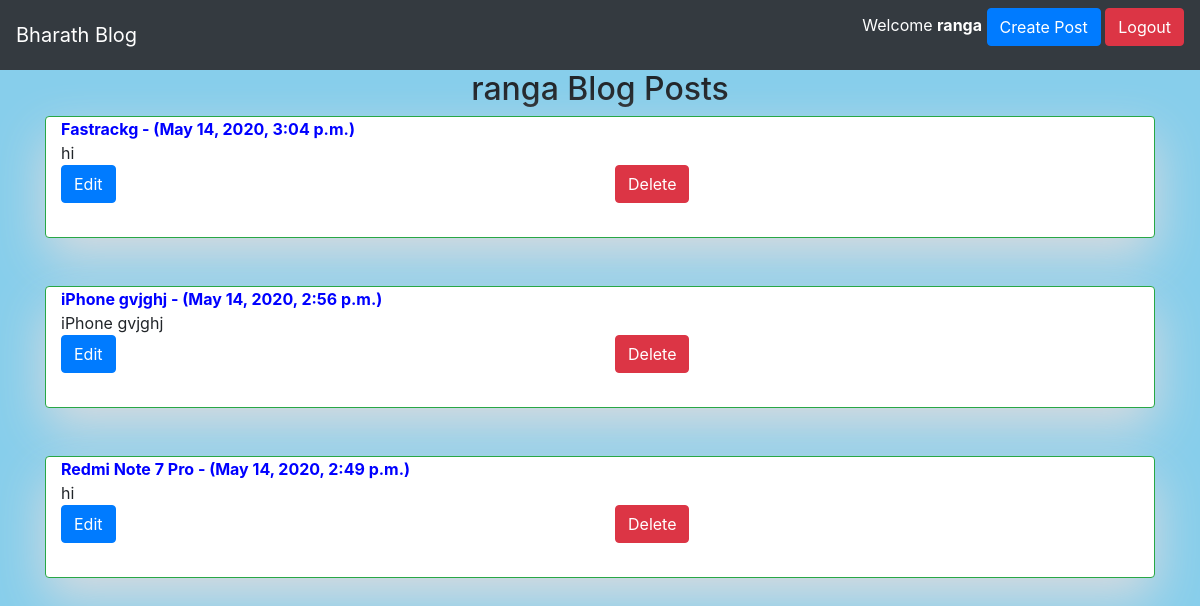
Screenshot of / (signed in) with the database file from the repository.
### posts/models.py (models this page shows, shortened)
class Post(models.Model):
	author = models.ForeignKey(User, on_delete=models.CASCADE, default=None)
	title = models.CharField(max_length=100)
	description = models.TextField(max_length=500)
	updated = models.DateTimeField(auto_now=True, auto_now_add=False)
	timestamp = models.DateTimeField(auto_now=False, auto_now_add=True)
	def __str__(self):
		return self.title

### posts/views.py (the view)
# urls.py: 2. Add a URL to urlpatterns:  path('', views.home, name='home')
@login_required(login_url='/not_logged_in')
def home(request):
	user = request.user
	if request.user.is_authenticated:
		posts_list = Post.objects.filter(author=user).order_by('-timestamp')
	else:
		posts_list = Post.objects.all()[::-1]
	print(posts_list)
	page = request.GET.get('page', 1)
	paginator = Paginator(posts_list, 5)
	try:
		posts = paginator.page(page)
	except PageNotAnInteger:
		posts = paginator.page(1)
	except EmptyPage:
		posts = paginator.page(paginator.num_pages)
	context = {'posts': posts, 'user':user}
	return render(request, 'home.html', context=context)

### templates/home.html (shortened to what this page needs)
{% extends 'base.html' %}
	{% block content %}
		<h2 class="text-center">{{ user }} Blog Posts</h2>
		{% if posts %}
			{% for post in posts %}
				<div class="card border-success container">
					<b style="color: blue;">{{ post.title }} - ({{ post.timestamp }})</b>
					{% if post.description|length < 360 %}
						{{ post.description }}
					{% else %}
						{{ post.description|truncatechars:360 }}
						<a href="post/{{post.id}}" class="btn btn-sm btn-info">Read More</a>
					<br>
					{% endif %}
					<div class="row">
						<div class="col-md-6">
							<a href="post/{{post.id}}/edit/" class="btn btn-primary" type="submit">Edit</a>
						</div><br><br>
						<div class="col-md-6">
							<a href="post/{{post.id}}/delete/" class="btn btn-danger" type="submit">Delete</a>
						</div>
					</div></b> <br>
				</div><br>
				<br>
			{% endfor %}
		{% else %}
				<h3>No Blog Posts. Please create one.</h3>
		{% endif %}
		<br><br>
	{% endblock %}

### templates/base.html (shortened to what this page needs)
<!DOCTYPE html>
<html>
<head>
	<link rel="stylesheet" href="https://maxcdn.bootstrapcdn.com/bootstrap/4.0.0/css/bootstrap.min.css">
	<link rel="stylesheet" href="https://stackpath.bootstrapcdn.com/font-awesome/4.7.0/css/font-awesome.min.css" />
</head>
<body class="bg-color">
	<nav class="navbar navbar-dark bg-dark navbar-toggle">
  			<a class="navbar-brand" href="/">Bharath Blog</a>
  			{% if user.is_authenticated %}
  				<p style="color: white;">
	  				Welcome <b>{{user}}</b>
	  				<a href="/create" class="btn btn-primary">Create Post</a>
	  			  	<a class="btn btn-danger" href="/accounts/logout/">Logout</a>
	  			</p>
  			{% else %}
  				<a class="navbar-brand float-right" href="/accounts/google/login/?process=login">Welcome to Blog (Login with Google <i class="fa fa-google"></i>)</a>
  			{% endif %}
	</nav>
	<div class="container">
		{% block content %}{% endblock content %}
	</div>
</body>
</html>

### templates/base.html (style rules this page uses)
.bg-color { background: skyblue; }
.card { background: white; border-radius: 4px; box-shadow: 0px 20px 50px #D9DBDF; -webkit-transition: all 0.3s ease; -o-transition: all 0.3s ease; transition: all 0.3s ease; }

### rows the page displays
Post: title "Fastrackg", timestamp "May 14, 2020, 3:04 p.m.", description "hi"
Post: title "iPhone gvjghj", timestamp "May 14, 2020, 2:56 p.m.", description "iPhone gvjghj"
Post: title "Redmi Note 7 Pro", timestamp "May 14, 2020, 2:49 p.m.", description "hi"

### other values shown
{{ user }} "ranga"
